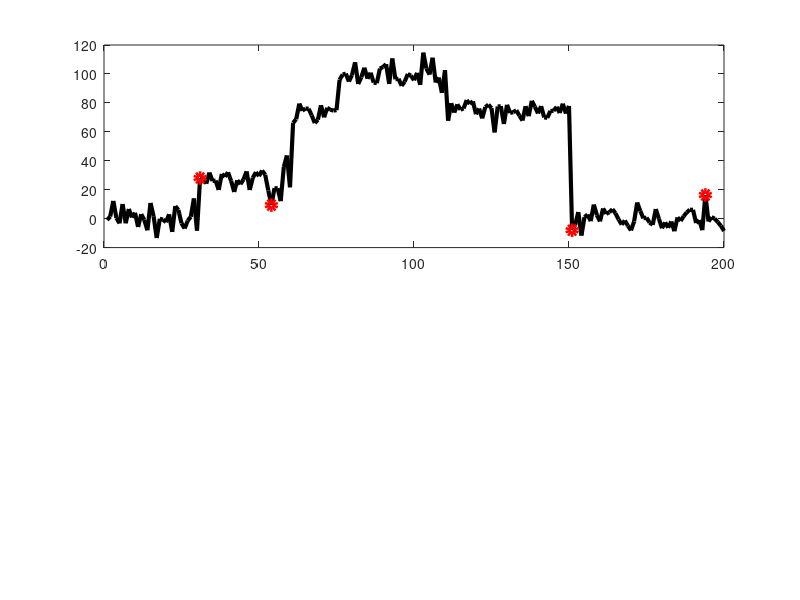

This figure's MATLAB source:
clear;

windowLength = 200;
bufferLength = 29;

timeWindow = 1:windowLength;
bufferStartIndex = 1;
bufferEndIndex = 1;

measurement = zeros(1,windowLength);
measurement(31:60) = 25;
measurement(61:75) = 75;
measurement(76:110) = 100;
measurement(111:150) = 75;
noisyMeasurement = awgn(measurement, 20, 'measured');

figure(1);
clf;
h(1) = subplot(2, 1, 1);
plot(timeWindow, noisyMeasurement, 'k', 'linewidth', 3); hold on;

while bufferEndIndex < windowLength
    if bufferEndIndex - bufferStartIndex >= 15
        bufferRange = bufferStartIndex:bufferEndIndex;
        bufferMeasurement = noisyMeasurement(bufferRange);
        bufferMean = mean(bufferMeasurement);
        bufferStd = std(bufferMeasurement);
        
        nextPoint = noisyMeasurement(bufferEndIndex+1);
        z_score = abs((nextPoint - bufferMean) / bufferStd);
        if ( z_score > 3)
            bufferStartIndex = bufferEndIndex + 1;
            bufferEndIndex = bufferEndIndex + 1
            z_score = z_score
            % EVENT DETECTED!
            plot(bufferStartIndex, noisyMeasurement(bufferStartIndex), 'ro', 'linewidth', 4);
        else 
            bufferEndIndex = bufferEndIndex + 1;
        end
    else 
        bufferEndIndex = bufferEndIndex + 1;
    end
end